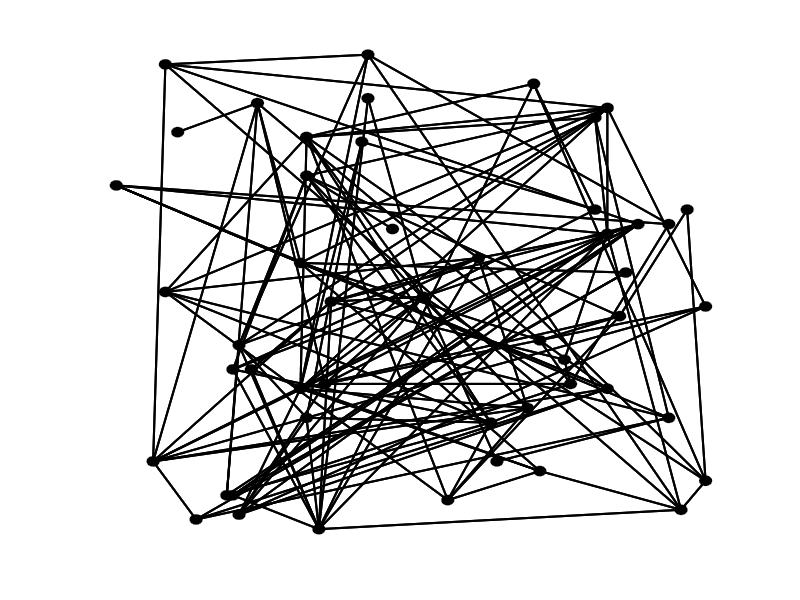

This figure's MATLAB source:
% matrix2fig
topolo_load = load('substrate_net.mat','subNet');

topo_matrix = topolo_load.subNet.topology;

topolo_load_2 = load('topology_50.mat','topology');
n_x = topolo_load_2.topology.location{1};
n_y = topolo_load_2.topology.location{2};

num_nodes = length(n_x);

% Create figure
figure1 = figure;



r = 1.0;
scale = 100;
for m = 1:num_nodes
    rectangle('Position',[n_x(m) - r,n_y(m) - r, 2 * r, 2 *r],'Curvature',[1,1],'FaceColor','k');
end

for m = 1:num_nodes
    for n = 1:num_nodes
        if topo_matrix(m,n) ~= 0
            X = [n_x(m) n_x(n)];
            Y = [n_y(m) n_y(n)];
            line(X,Y,'LineWidth',1.5,'Color','k');
        end
    end
end
xlim([-1 scale])
ylim([-1 scale])

% Create axes
% axes1 = axes('Parent',figure1,'ZColor',[1 1 1],'YColor',[1 1 1],...
 %   'XColor',[1 1 1]);
set(gca,'YColor',[1 1 1],'XColor',[1 1 1]);
set(gca,'xtick',[],'xticklabel',[])
set(gca,'ytick',[],'yticklabel',[])

print(figure1,'-deps','top.eps');
% clear all
% close all
% clc